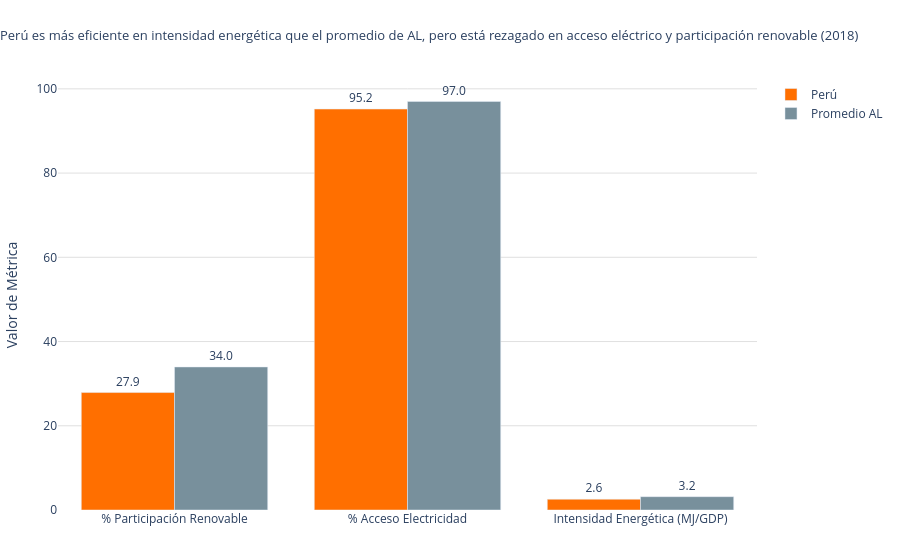

Notebook code for this chart:
### Markdown cell above
### Pregunta 8: Perú en la región

### Code cell
year_sel = 2018
df_la_y = final_dataset[(final_dataset['country'].isin(latin_america)) & (final_dataset['year'] == year_sel) & (~final_dataset['is_region'])].copy()
mean_ren = df_la_y['renewable_share_of_total_energy'].mean()
mean_acc = df_la_y['access_to_electricity'].mean()
mean_int = df_la_y['energy_intensity_primary_energy'].mean()
peru_data = df_la_y[df_la_y['country'] == 'Peru']
if not peru_data.empty:
    peru_ren = peru_data['renewable_share_of_total_energy'].values[0]
    peru_acc = peru_data['access_to_electricity'].values[0]
    peru_int = peru_data['energy_intensity_primary_energy'].values[0]
else:
    peru_ren, peru_acc, peru_int = 0, 0, 0

compare_df = pd.DataFrame({
    'Métrica': ['% Participación Renable', '% Acceso Electricidad', 'Intensidad Energética'],
    'Perú': [peru_ren, peru_acc, peru_int],
    'Promedio AL': [mean_ren, mean_acc, mean_int]
})
# Corregir nombres de las categorías para la visualización formal
compare_df['Métrica'] = ['% Participación Renovable', '% Acceso Electricidad', 'Intensidad Energética (MJ/GDP)']
print(compare_df)

fig = go.Figure()
fig.add_trace(go.Bar(
    x=compare_df['Métrica'],
    y=compare_df['Perú'],
    name='Perú',
    marker_color='#FF6F00',
    text=compare_df['Perú'].apply(lambda x: f'{x:.1f}'),
    textposition='outside'
))
fig.add_trace(go.Bar(
    x=compare_df['Métrica'],
    y=compare_df['Promedio AL'],
    name='Promedio AL',
    marker_color='#78909C',
    text=compare_df['Promedio AL'].apply(lambda x: f'{x:.1f}'),
    textposition='outside'
))

fig.update_layout(
    plot_bgcolor='white',
    title_text=f'Perú es más eficiente en intensidad energética que el promedio de AL, pero está rezagado en acceso eléctrico y participación renovable ({year_sel})',
    title_x=0.0,
    title_font_size=13,
    yaxis=dict(showgrid=True, gridcolor='#E0E0E0', title='Valor de Métrica'),
    xaxis=dict(showgrid=False),
    margin=dict(l=50, r=50, t=80, b=50),
    barmode='group'
)
fig.show()

### Figure 1 — Plotly figure (JSON) as saved in the notebook; plotly's stock layout.template omitted (floating-point values rounded to 4 significant figures)
{"data": [{"marker": {"color": "#FF6F00"}, "name": "Perú", "text": ["27.9", "95.2", "2.6"], "textposition": "outside", "type": "bar", "x": ["% Participación Renovable", "% Acceso Electricidad", "Intensidad Energética (MJ/GDP)"], "y": [27.89, 95.2, 2.56]}, {"marker": {"color": "#78909C"}, "name": "Promedio AL", "text": ["34.0", "97.0", "3.2"], "textposition": "outside", "type": "bar", "x": ["% Participación Renovable", "% Acceso Electricidad", "Intensidad Energética (MJ/GDP)"], "y": [33.97, 96.99, 3.167]}], "layout": {"barmode": "group", "margin": {"b": 50, "l": 50, "r": 50, "t": 80}, "plot_bgcolor": "white", "title": {"font": {"size": 13}, "text": "Perú es más eficiente en intensidad energética que el promedio de AL, pero está rezagado en acceso eléctrico y participación renovable (2018)", "x": 0.0}, "xaxis": {"showgrid": false}, "yaxis": {"gridcolor": "#E0E0E0", "showgrid": true, "title": {"text": "Valor de Métrica"}}}}
